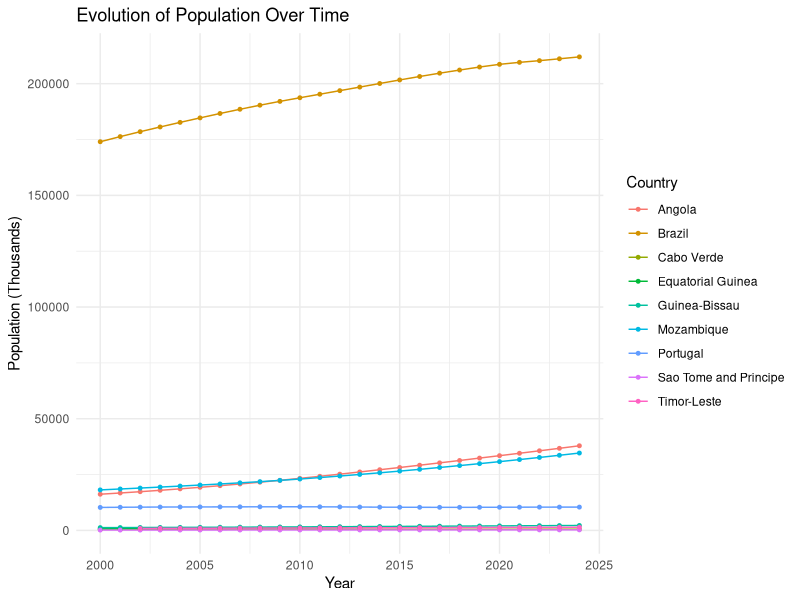

Recreate this plot in R.
## ---- chunk 1
library(tidyverse)
library(readr)
library(here)

water_data <- read_csv(here::here("data/processed/water_data.csv"))

# Inspect
glimpse(water_data)
## ---- chunk 2
ggplot(water_data, 
       aes(x = year, 
           y = population_thousands, 
           color = country_area_or_territory,
           group = country_area_or_territory)) +
  geom_line(linewidth = 0.5) +
  geom_point(size = 1) +
  labs(
    title = "Evolution of Population Over Time",
    x = "Year",
    y = "Population (Thousands)",
    color = "Country"
  ) +
  theme_minimal()
